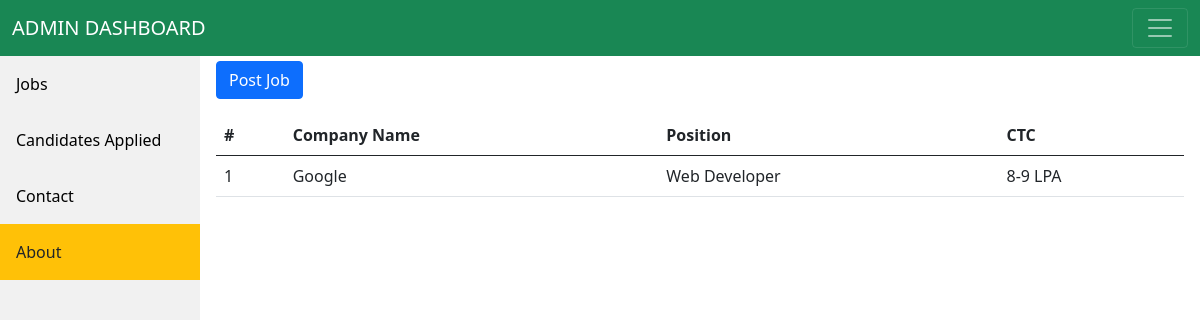
The page / on the database its author committed.
### tables this page shows
CREATE TABLE `jobs` (
  `id` int(11) NOT NULL,
  `cname` varchar(50) NOT NULL,
  `position` varchar(50) NOT NULL,
  `Jdesc` varchar(200) NOT NULL,
  `skills` varchar(100) NOT NULL,
  `CTC` varchar(50) NOT NULL
);

### index.php (the view, shortened to what this page needs)
<?php include 'header.php'?>
<div class="content">
<p>
  <button class="btn btn-primary" type="button" data-bs-toggle="collapse" data-bs-target="#collapseExample" aria-expanded="false" aria-controls="collapseExample">
    Post Job
  </button>
</p>
<table class="table">
  <thead>
    <tr>
      <th scope="col">#</th>
      <th scope="col">Company Name</th>
      <th scope="col">Position</th>
      <th scope="col">CTC</th>
    </tr>
  </thead>
  <?php
    $sql="SELECT `cname`, `position` , `CTC` FROM `jobs` ";
    $result=mysqli_query($conn,$sql);
    $i=0;
    if($result->num_rows > 0){
        while($rows= $result->fetch_assoc()) {
        echo"
        <tbody>
        <tr>
          <td>".++$i."</td>
          <td>".$rows['cname']."</td>
          <td>".$rows['position']."</td>
          <td>".$rows['CTC']."</td>
        </tr>";
    }}
    else{
        echo"";
    }
    ?>
 </tbody>
</table>
</div>
</body>
</html>

### header.php (style rules this page uses)
div.content { margin-top: 60px; margin-left: 200px; padding: 1px 16px; height: 1000px; }

### rows shown on the page
jobs: cname "Google", position "Web Developer", CTC "8-9 LPA"
